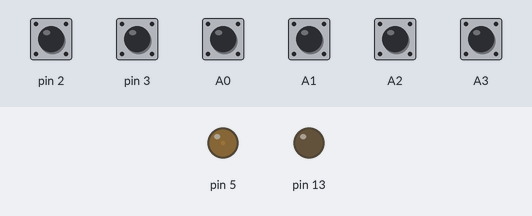
Recording of a sketch running on a simulated Arduino Uno, built with avr-gcc and run on an emulated ATmega328P. On the bench: output pins drawn as LEDs (lit = HIGH). Inputs (shaded band) come from the test bench; at power-on: A0–3, pin 2, pin 3 HIGH.

Above: at 0.15 s.
At 0.7 s:
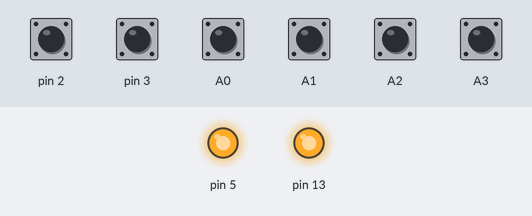
Timing chart, 0 to 2.2 s (numbered marks = the images above):
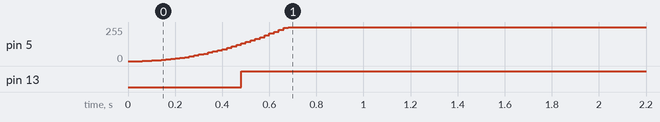

The sketch:

Line_PID_Follower.ino
```cpp
#include "Accelerator.h"
#include "LineTracker.h"
#include "LineSensor.h"
#include "Robot.h"
#include "Encoder.h"
#include "Motor.h"
#include "PID.h"
#include "MotorRegulator.h"
#include "Accelerator.h"
#include <TimerOne.h>

void onLeftEncoder();
void onRightEncoder();

#define PIDUpdateRate 0.02f

Encoder* leftEncoder = new Encoder(3, onLeftEncoder, 40);
Encoder* rightEncoder = new Encoder(2, onRightEncoder, 40);

Motor* leftMotor = new Motor(12, 4, 5);
Motor* rightMotor = new Motor(10, 8, 13);

PID* leftMotorPID = new PID(2, 0, 0);
PID* rightMotorPID = new PID(2, 0, 0);

MotorRegulator* leftMotorRegulator = new MotorRegulator(leftMotor, leftEncoder, leftMotorPID);
MotorRegulator* rightMotorRegulator = new MotorRegulator(rightMotor, rightEncoder, rightMotorPID);

LineSensor** sensors = new LineSensor*[4]{
		new LineSensor(A0, 20),
		new LineSensor(A1, 10),
		new LineSensor(A2, -10),
		new LineSensor(A3, -20)
};
LineTracker* lineTracker = new LineTracker(sensors, 4);
PID* linePID = new PID(0.3f, 0.0f, 0.005f);

Accelerator* accelerator = new Accelerator(2.0f, 8.0f, 12.0f, 0.02f);

Robot* robot = new Robot(leftMotorRegulator, rightMotorRegulator, linePID, lineTracker, accelerator);


void setup()
{
	leftMotorPID->setMaxMin(-255, 255);
	rightMotorPID->setMaxMin(-255, 255);
	linePID->setMaxMin(-255, 255);

	Timer1.initialize(PIDUpdateRate * 1000000);
	Timer1.attachInterrupt(onTimer);

	Serial.begin(9600);
}

void loop()
{

}

void onTimer() {
	robot->update(PIDUpdateRate);
}

void onLeftEncoder() {
	leftEncoder->onTick();
}

void onRightEncoder() {
	rightEncoder->onTick();
}
```

Accelerator.cpp
```cpp
//
//
//

#include "Accelerator.h"

Accelerator::Accelerator(float min, float max, float acceleration, float deaccelerateKoefficient)
{
	this->min = min;
	this->max = max;
	this->acceleration = acceleration;
	this->deaccelerateKoefficient = deaccelerateKoefficient;
}

float Accelerator::getVelocity(float error, float deltaTime)
{
	if (error == 0) {
		currentVelocity = moveToward(currentVelocity, max, acceleration * deltaTime);
	}
	else {
		currentVelocity = moveToward(currentVelocity, min, deaccelerateKoefficient * abs(error));
	}
	return currentVelocity;
}


float Accelerator::moveToward(float current, float target, float delta)
{
	if (current < target)
		current = min(current + delta, target);
	else
		current = max(current - delta, target);
	return current;
}
```

Accelerator.h
```cpp
// Accelerator.h

#ifndef _ACCELERATOR_h
#define _ACCELERATOR_h

#if defined(ARDUINO) && ARDUINO >= 100
	#include "arduino.h"
#else
	#include "WProgram.h"
#endif

class Accelerator {
public:
	Accelerator(float min, float max, float acceleration, float deaccelerateKoefficient);
	float getVelocity(float error, float deltaTime);
private:
	float min = 0.0f;
	float max = 0.0f;
	float acceleration = 0.0f;
	float deaccelerateKoefficient = 0.0f;
	float moveToward(float current, float target, float delta);
	float currentVelocity = 0.0f;
};


#endif
```

Encoder.cpp
```cpp
//
//
//

#include "Encoder.h"


Encoder::Encoder(uint8_t pin, void(*callback)(), uint8_t stepsCount) {
	pinMode(pin, INPUT_PULLUP);
	attachInterrupt(digitalPinToInterrupt(pin), callback, CHANGE);
	this->stepsCount = stepsCount;
}

void Encoder::onTick() {
	counter++;
}

void Encoder::reset() {
	counter = 0;
}

uint8_t Encoder::getCounter() {
	return counter;
}

uint8_t Encoder::getStepsCount() {
	return stepsCount;
}

Encoder ;
```

Encoder.h
```cpp
// Encoder.h

#ifndef _Encoder_h
#define _Encoder_h

#if defined(ARDUINO) && ARDUINO >= 100
	#include "arduino.h"
#else
	#include "WProgram.h"
#endif

class Encoder
{
public:
	Encoder(uint8_t pin, void(*callback)(), uint8_t stepsCount);
	void onTick();
	void reset();
	uint8_t getCounter();
	uint8_t getStepsCount();

private:
	uint8_t counter = 0;
	uint8_t stepsCount = 1;
};

extern Encoder ;

#endif
```

LineSensor.cpp
```cpp
//
//
//

#include "LineSensor.h"

LineSensor::LineSensor(uint8_t pin, int8_t weight)
{
	pinMode(pin, INPUT_PULLUP);
	this->pin = pin;
	this->weight = weight;
}

int8_t LineSensor::getValue()
{
	return digitalRead(pin) * weight;
}

int8_t LineSensor::getWeight()
{
	return weight;
}

bool LineSensor::onLine()
{
	return !digitalRead(pin);
}
```

LineSensor.h
```cpp
// LineSensor.h

#ifndef _LINESENSOR_h
#define _LINESENSOR_h

#if defined(ARDUINO) && ARDUINO >= 100
	#include "arduino.h"
#else
	#include "WProgram.h"
#endif

class LineSensor {
public:
	LineSensor(uint8_t pin, int8_t weight);
	int8_t getValue();
	int8_t getWeight();
	bool onLine();
private:
	uint8_t pin = 0;
	int8_t weight = 0;
};

extern LineSensor;

#endif
```

LineTracker.cpp
```cpp
//
//
//

#include "LineTracker.h"
#include "LineSensor.h"

LineTracker::LineTracker(LineSensor** sensors, uint8_t sensorsCount)
{
	this->sensors = sensors;
	this->sensorsCount = sensorsCount;

	for (uint8_t i = 0; i < sensorsCount; i++)
	{
		if (abs(sensors[i]->getWeight()) > maxError)
			maxError = abs(sensors[i]->getWeight());
	}
}

int16_t LineTracker::getError()
{
	int16_t error = 0;
	for (uint8_t i = 0; i < sensorsCount; i++)
	{
		error += sensors[i]->getValue();
	}

	if (error == 0 && abs(lastError) >= maxError) {
		error = lastError;
	}

	lastError = error;

	return error;
}
```

LineTracker.h
```cpp
// LineTracker.h

#ifndef _LINETRACKER_h
#define _LINETRACKER_h

#if defined(ARDUINO) && ARDUINO >= 100
	#include "arduino.h"
#else
	#include "WProgram.h"
#endif

#include "LineSensor.h"

class LineTracker {
public:
	LineTracker(LineSensor** sensors, uint8_t sensorsCount);
	int16_t getError();
private:
	LineSensor** sensors;
	uint8_t sensorsCount = 0;
	int16_t lastError = 0;
	uint8_t maxError = 0;
};

extern LineTracker;

#endif
```

Motor.cpp
```cpp
//
//
//

#include "Motor.h"

Motor::Motor(uint8_t pinA, uint8_t pinB, uint8_t signalPin) {
	this->pinA = pinA;
	this->pinB = pinB;
	this->signalPin = signalPin;
}

void Motor::setDirection(Direction direction) {
	switch (direction) {
	case FORWARD:
		digitalWrite(pinA, false);
		digitalWrite(pinB, true);
		break;

	case BACKWARD:
		digitalWrite(pinA, true);
		digitalWrite(pinB, false);
		break;

	case STOP:
		digitalWrite(pinA, true);
		digitalWrite(pinB, true);

	default:
		break;
	}
}

void Motor::setPwm(uint8_t pwm) {
	analogWrite(signalPin, pwm);
}

void Motor::setDeltaPwm(int8_t deltaPwm) {
	if (deltaPwm >= 0) {
		currentPwm = constrain(currentPwm, 0, 255 - deltaPwm);
	}
	else {
		currentPwm = constrain(currentPwm, -deltaPwm, 255);
	}
	currentPwm = uint8_t(currentPwm + deltaPwm);
	setPwm(currentPwm);
}


Motor;
```

Motor.h
```cpp
// Motor.h

#ifndef _Motor_h
#define _Motor_h

#if defined(ARDUINO) && ARDUINO >= 100
	#include "arduino.h"
#else
	#include "WProgram.h"
#endif

enum Direction
{
	FORWARD,
	BACKWARD,
	STOP
};

class Motor
{
 public:
	 Motor(uint8_t pinA, uint8_t pinB, uint8_t signalPin);
	 void setDirection(Direction direction);
	 void setPwm(uint8_t pwm);
	 void setDeltaPwm(int8_t deltaPwm);

private:
	uint8_t pinA;
	uint8_t pinB;
	uint8_t signalPin;
	uint8_t currentPwm = 0;
};

extern Motor ;

#endif
```

MotorRegulator.cpp
```cpp
//
//
//

#include "MotorRegulator.h"
#include "Motor.h"
#include "Encoder.h"
#include "PID.h"

#define pi 3.1415


MotorRegulator::MotorRegulator(Motor* motor, Encoder* encoder, PID* pid) {
	this->motor = motor;
	this->encoder = encoder;
	this->pid = pid;
}

void MotorRegulator::update(float updateRate) {
	float radialVelocity = calculateVelocity(encoder->getCounter(), encoder->getStepsCount(), updateRate);
	pid->calculate(radialVelocity, updateRate);
	motor->setDeltaPwm(pid->result);
	encoder->reset();
}

void MotorRegulator::setVelocity(float velocity) {
	if (velocity >= 0) {
		motor->setDirection(FORWARD);
	}
	else {
		motor->setDirection(BACKWARD);
	}

	pid->targetValue = abs(velocity);
}

void MotorRegulator::stop() {
	pid->targetValue = 0;
	motor->setDirection(STOP);
}

float MotorRegulator::calculateVelocity(uint8_t ticks, uint8_t stepsCount, float time) {
	return 2 * pi * float(ticks) / (float(stepsCount) * time);
}

MotorRegulator;
```

MotorRegulator.h
```cpp
// MotorRegulator.h

#ifndef _MotorRegulator_h
#define _MotorRegulator_h

#if defined(ARDUINO) && ARDUINO >= 100
	#include "arduino.h"
#else
	#include "WProgram.h"
#endif

#include "Motor.h"
#include "Encoder.h"
#include "PID.h"

class MotorRegulator
{
 public:
	 MotorRegulator(Motor* motor, Encoder* encoder, PID* pid);

	 void update(float updateRate);
	 void setVelocity(float velocity);
	 void stop();

	 Encoder* encoder;

private:
	Motor* motor;
	PID* pid;

	float calculateVelocity(uint8_t ticks, uint8_t stepsCount, float time);
};

extern MotorRegulator ;

#endif
```

PID.cpp
```cpp
//
//
//

#include "PID.h"

PID::PID()
{
}

PID::PID(float pK, float iK, float dK)
{
	this->pK = pK;
	this->iK = iK;
	this->dK = dK;
}

void PID::calculate(float currentValue, float dt) {
	float error = targetValue - currentValue;

	float pValue = error * pK;
	iValue = constrain(iValue + error * iK * dt, minValue, maxValue);
	float dValue = dK * (error - previousError) / dt;
	previousError = error;

	result = constrain(pValue + iValue + dValue, minValue, maxValue);
}

void PID::setMaxMin(float minValue, float maxValue) {
	this->minValue = minValue;
	this->maxValue = maxValue;
}


PID ;
```

PID.h
```cpp
// PID.h

#ifndef _PID_h
#define _PID_h

#if defined(ARDUINO) && ARDUINO >= 100
	#include "arduino.h"
#else
	#include "WProgram.h"
#endif

class PID
{
 public:
	 PID();
	 PID(float pK, float iK, float dK);

	 void calculate(float currentValue, float dt);
	 void setMaxMin(float minValue, float maxValue);

	 float targetValue = 0;
	 float pK = 0;
	 float iK = 0;
	 float dK = 0;
	 float result = 0;

private:
	float iValue = 0;
	float previousError = 0;

	float minValue = 0;
	float maxValue = 0;
};

extern PID ;

#endif
```

Robot.cpp
```cpp
//
//
//

#include "Robot.h"
#include "PID.h"
#include "Accelerator.h"

Robot::Robot(MotorRegulator* leftMotorRegulator, MotorRegulator* rightMotorRegulator, PID* linePID, LineTracker* lineTracker, Accelerator* accelerator)
{
	this->leftMotorRegulator = leftMotorRegulator;
	this->rightMotorRegulator = rightMotorRegulator;
	this->linePID = linePID;
	this->lineTracker = lineTracker;
	this->accelerator = accelerator;

	this->linePID->targetValue = 0.0f;
}

void Robot::update(float updateRate)
{
	linePID->calculate(lineTracker->getError(), updateRate);

	float velocity = accelerator->getVelocity(linePID->result, updateRate);

	leftMotorRegulator->setVelocity(velocity + linePID->result);
	rightMotorRegulator->setVelocity(velocity - linePID->result);

	leftMotorRegulator->update(updateRate);
	rightMotorRegulator->update(updateRate);
}
```

Robot.h
```cpp
// Robot.h

#ifndef _ROBOT_h
#define _ROBOT_h

#if defined(ARDUINO) && ARDUINO >= 100
	#include "arduino.h"
#else
	#include "WProgram.h"
#endif

#include "MotorRegulator.h"
#include "LineTracker.h"
#include "PID.h"
#include "Accelerator.h"

class Robot {
public:
	Robot(MotorRegulator* leftMotorRegulator, MotorRegulator* rightMotorRegulator, PID* linePID, LineTracker* lineTracker, Accelerator* accelerator);
	void update(float updateRate);

private:
	MotorRegulator* leftMotorRegulator;
	MotorRegulator* rightMotorRegulator;
	PID* linePID;
	LineTracker* lineTracker;
	Accelerator* accelerator;
};


extern Robot ;

#endif
```

Measured:
- by itself, pin 5: moves from 0/255 to 255/255 over 0.62 s
- by itself, pin 13: LOW → HIGH at 0.48 s
